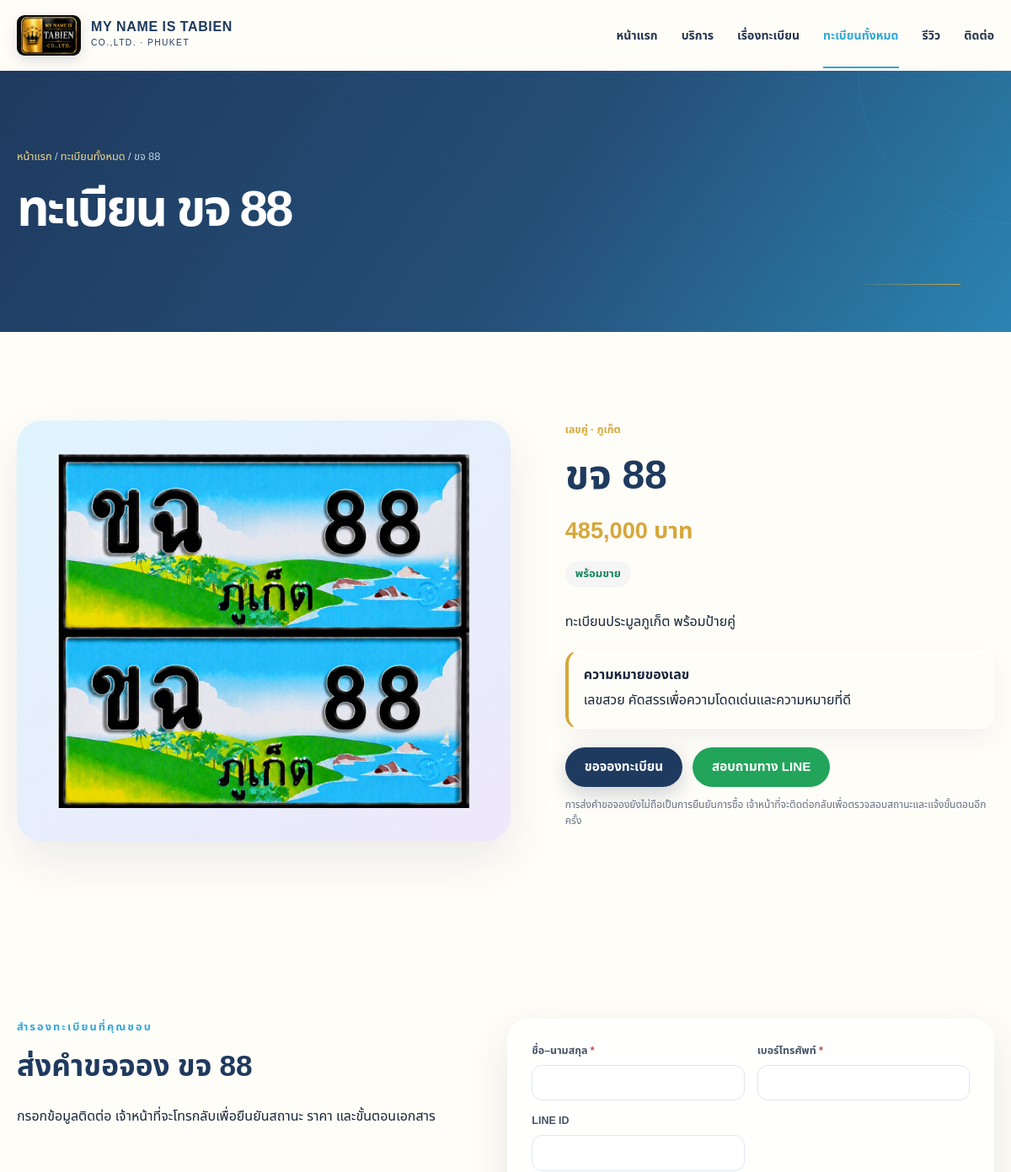
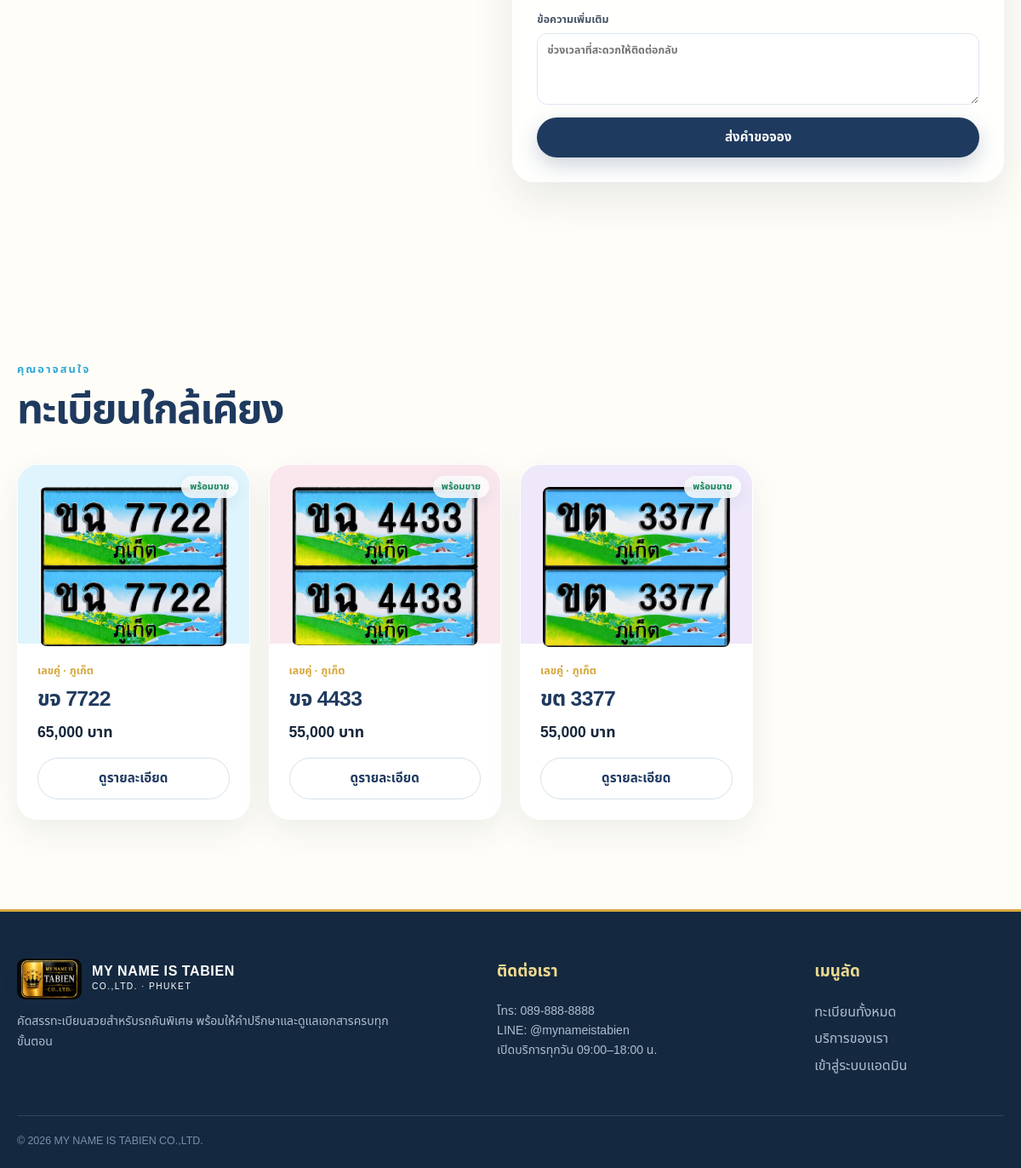
The app's page /plate/7 with its own data (2 pictures, top to bottom).
### tables this page shows
CREATE TABLE plates (
            id INTEGER PRIMARY KEY AUTOINCREMENT,
            prefix TEXT NOT NULL,
            number TEXT NOT NULL,
            province TEXT NOT NULL DEFAULT "ภูเก็ต",
            price REAL NOT NULL DEFAULT 0,
            category TEXT NOT NULL DEFAULT "เลขสวย",
            description TEXT NOT NULL DEFAULT "",
            meaning TEXT NOT NULL DEFAULT "",
            image TEXT,
            status TEXT NOT NULL DEFAULT "available",
            featured INTEGER NOT NULL DEFAULT 0,
            created_at TEXT NOT NULL DEFAULT CURRENT_TIMESTAMP,
            updated_at TEXT NOT NULL DEFAULT CURRENT_TIMESTAMP
        , display_order INTEGER NOT NULL DEFAULT 999);

### config.php (called while the page is built, shortened)
<?php
function e(?string $value): string
{
    return htmlspecialchars($value ?? '', ENT_QUOTES, 'UTF-8');
}
function baht(float|int|string $amount): string
{
    return number_format((float) $amount, 0) . ' บาท';
}
function status_label(string $status): string
{
    return match ($status) {
        'available' => 'พร้อมขาย',
        'reserved' => 'ติดจอง',
        'sold' => 'ขายแล้ว',
        'hidden' => 'ซ่อนรายการ',
        default => $status,
    };
}

### index.php (the view, shortened to what this page needs)
<?php
require __DIR__ . '/config.php';
$pdo = db();
$requestPath = trim((string) parse_url($_SERVER['REQUEST_URI'] ?? '/', PHP_URL_PATH), '/');
$page = $_GET['page'] ?? 'home';
if ($requestPath === 'plates') {
    $page = 'plates';
} elseif (preg_match('#^plate/(\d+)$#', $requestPath, $routeMatch)) {
    $page = 'detail';
}
if ($page === 'detail') {
    $id = filter_var($_GET['id'] ?? null, FILTER_VALIDATE_INT);
    $stmt = $pdo->prepare('SELECT * FROM plates WHERE id = ? AND status != "hidden"');
    $stmt->execute([$id]);
    $plate = $stmt->fetch();
    $stmt = $pdo->prepare('SELECT * FROM plates WHERE id != ? AND status = "available" AND category = ? ORDER BY featured DESC, id DESC LIMIT 3');
    $stmt->execute([$id, $plate['category']]);
    $similar = $stmt->fetchAll();
    $activePage = 'plates';
    require __DIR__ . '/partials/header.php';
    ?>
    <section class="page-hero page-hero-small">
        <div class="container">
            <div class="breadcrumbs"><a href="/">หน้าแรก</a> / <a href="/plates">ทะเบียนทั้งหมด</a> / <?= e($plate['prefix'] . ' ' . $plate['number']) ?></div>
            <h1>ทะเบียน <?= e($plate['prefix'] . ' ' . $plate['number']) ?></h1>
        </div>
    </section>
    <section class="section">
        <div class="container detail-grid">
            <div class="detail-visual">
                <?php if (!empty($plate['image'])): ?>
                    <img src="/<?= e($plate['image']) ?>" alt="ทะเบียน <?= e($plate['prefix'] . ' ' . $plate['number']) ?>">
                <?php endif; ?>
            </div>
            <div class="detail-info">
                <div class="plate-meta"><?= e($plate['category']) ?> · <?= e($plate['province']) ?></div>
                <h2><?= e($plate['prefix'] . ' ' . $plate['number']) ?></h2>
                <div class="detail-price"><?= baht($plate['price']) ?></div>
                <div class="detail-status status-<?= e($plate['status']) ?>"><?= e(status_label($plate['status'])) ?></div>
                <p><?= e($plate['description']) ?></p>
                <?php if ($plate['meaning'] !== ''): ?>
                    <div class="meaning-box"><strong>ความหมายของเลข</strong><p><?= e($plate['meaning']) ?></p></div>
                <?php endif; ?>
                <div class="detail-actions">
                    <a class="btn btn-primary" href="#reserve">ขอจองทะเบียน</a>
                    <a class="btn btn-line" href="https://line.me/R/ti/p/@mynameistabien" target="_blank" rel="noopener">สอบถามทาง LINE</a>
                </div>
                <p class="fine-print">การส่งคำขอจองยังไม่ถือเป็นการยืนยันการซื้อ เจ้าหน้าที่จะติดต่อกลับเพื่อตรวจสอบสถานะและแจ้งขั้นตอนอีกครั้ง</p>
            </div>
        </div>
    </section>
    <section class="section section-soft" id="reserve">
        <div class="container reserve-wrap">
            <div>
                <span class="eyebrow">สำรองทะเบียนที่คุณชอบ</span>
                <h2>ส่งคำขอจอง <?= e($plate['prefix'] . ' ' . $plate['number']) ?></h2>
                <p>กรอกข้อมูลติดต่อ เจ้าหน้าที่จะโทรกลับเพื่อยืนยันสถานะ ราคา และขั้นตอนเอกสาร</p>
            </div>
            <form class="reserve-form" method="post">
                <label>ชื่อ–นามสกุล <span>*</span><input type="text" name="customer_name" required autocomplete="name"></label>
                <label>เบอร์โทรศัพท์ <span>*</span><input type="tel" name="phone" required autocomplete="tel"></label>
                <label>LINE ID<input type="text" name="line_id"></label>
                <label>ข้อความเพิ่มเติม<textarea name="note" rows="3" placeholder="ช่วงเวลาที่สะดวกให้ติดต่อกลับ"></textarea></label>
                <button class="btn btn-primary btn-block" type="submit" <?= $plate['status'] !== 'available' ? 'disabled' : '' ?>>
                    <?= $plate['status'] === 'available' ? 'ส่งคำขอจอง' : 'ทะเบียนนี้ยังไม่พร้อมจอง' ?>
                </button>
            </form>
        </div>
    </section>
    <?php if ($similar): ?>
    <section class="section">
        <div class="container">
            <div class="section-heading"><div><span class="eyebrow">คุณอาจสนใจ</span><h2>ทะเบียนใกล้เคียง</h2></div></div>
            <div class="plate-grid">
                <?php foreach ($similar as $plate): require __DIR__ . '/partials/plate-card.php'; endforeach; ?>
            </div>
        </div>
    </section>
    <?php endif;
    require __DIR__ . '/partials/footer.php';
    exit;
}
    ?>
    <?php
require __DIR__ . '/partials/header.php';
?>
<?php require __DIR__ . '/partials/footer.php'; ?>

### partials/header.php (shortened to what this page needs)
<?php
$activePage = $activePage ?? '';
?>
<!doctype html>
<html lang="th">
<head>
    <link rel="stylesheet" href="/assets/style.css">
</head>
<body>
<header class="site-header">
    <div class="container nav-wrap">
        <a class="brand" href="/" aria-label="หน้าแรก">
            <img class="brand-logo" src="/image/logo_บริษัท.jpg" alt="">
            <span><strong>MY NAME IS TABIEN</strong><small>CO.,LTD. · PHUKET</small></span>
        </a>
        <nav class="main-nav" id="main-navigation" aria-label="เมนูหลัก">
            <a class="<?= $activePage === 'home' ? 'active' : '' ?>" href="/">หน้าแรก</a>
            <a href="/#services">บริการ</a>
            <a href="/#why">เรื่องทะเบียน</a>
            <a class="<?= $activePage === 'plates' ? 'active' : '' ?>" href="/plates">ทะเบียนทั้งหมด</a>
            <a href="/#reviews">รีวิว</a>
            <a href="/#contact">ติดต่อ</a>
        </nav>
    </div>
</header>
<main id="main-content">

### partials/plate-card.php (shortened to what this page needs)
<?php
$plate = $plate ?? [];
?>
<article class="plate-card">
    <div class="plate-card-top">
        <span class="status-badge status-<?= e($plate['status']) ?>"><?= e(status_label($plate['status'])) ?></span>
        <?php if (!empty($plate['image'])): ?>
            <img class="plate-upload" src="/<?= e($plate['image']) ?>" alt="ทะเบียน <?= e($plate['prefix'] . ' ' . $plate['number']) ?>">
        <?php endif; ?>
    </div>
    <div class="plate-card-body">
        <div class="plate-meta"><?= e($plate['category']) ?> · <?= e($plate['province']) ?></div>
        <h3><?= e($plate['prefix'] . ' ' . $plate['number']) ?></h3>
        <div class="price"><?= baht($plate['price']) ?></div>
        <a class="btn btn-outline btn-block" href="/plate/<?= (int) $plate['id'] ?>">ดูรายละเอียด</a>
    </div>
</article>

### partials/footer.php (shortened to what this page needs)
</main>
<footer class="site-footer">
    <div class="container footer-grid">
        <div>
            <a class="brand brand-light" href="/">
                <img class="brand-logo" src="/image/logo_บริษัท.jpg" alt="">
                <span><strong>MY NAME IS TABIEN</strong><small>CO.,LTD. · PHUKET</small></span>
            </a>
            <p>คัดสรรทะเบียนสวยสำหรับรถคันพิเศษ พร้อมให้คำปรึกษาและดูแลเอกสารครบทุกขั้นตอน</p>
        </div>
        <div>
            <h3>ติดต่อเรา</h3>
            <p>โทร: <a href="tel:0898888888">089-888-8888</a><br>LINE: <a href="https://line.me/R/ti/p/@mynameistabien" target="_blank" rel="noopener">@mynameistabien</a><br>เปิดบริการทุกวัน 09:00–18:00 น.</p>
        </div>
        <div>
            <h3>เมนูลัด</h3>
            <a href="/plates">ทะเบียนทั้งหมด</a>
            <a href="/#services">บริการของเรา</a>
            <a href="/admin">เข้าสู่ระบบแอดมิน</a>
        </div>
    </div>
    <div class="container copyright">© <?= date('Y') ?> MY NAME IS TABIEN CO.,LTD.</div>
</footer>
</body>
</html>

### records on screen
plates: prefix+number "ขจ 88", image (picture), category "เลขคู่", province "ภูเก็ต", price "485,000 บาท", status "พร้อมขาย", description "ทะเบียนประมูลภูเก็ต พร้อมป้ายคู่", meaning "เลขสวย คัดสรรเพื่อความโดดเด่นและความหมายที่ดี"
plates: status "พร้อมขาย", image (picture), category "เลขคู่", province "ภูเก็ต", prefix+number "ขจ 7722", price "65,000 บาท"
plates: status "พร้อมขาย", image (picture), category "เลขคู่", province "ภูเก็ต", prefix+number "ขจ 4433", price "55,000 บาท"
plates: status "พร้อมขาย", image (picture), category "เลขคู่", province "ภูเก็ต", prefix+number "ขต 3377", price "55,000 บาท"
